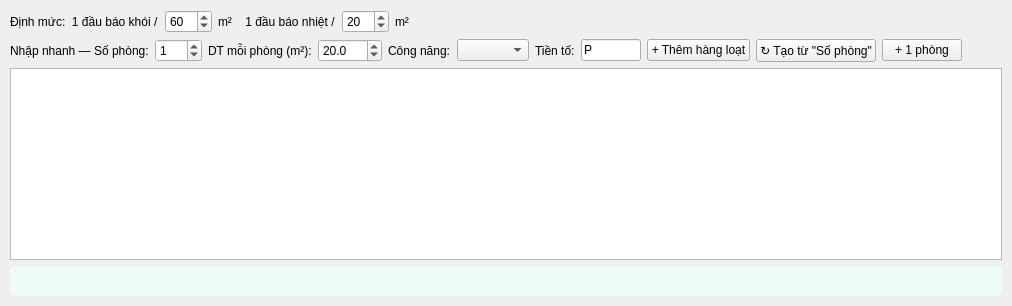
       <widget class="QWidget" name="tab_phong">
        <attribute name="title">
         <string>③ Gian phòng (báo cháy)</string>
        </attribute>
        <layout class="QVBoxLayout" name="lay_phong">
         <property name="leftMargin">
          <number>10</number>
         </property>
         <property name="topMargin">
          <number>10</number>
         </property>
         <property name="rightMargin">
          <number>10</number>
         </property>
         <property name="bottomMargin">
          <number>10</number>
         </property>
         <item>
          <layout class="QHBoxLayout" name="row_dm">
           <item>
            <widget class="QLabel" name="lab_dm1">
             <property name="text">
              <string>Định mức:  1 đầu báo khói /</string>
             </property>
            </widget>
           </item>
           <item>
            <widget class="QDoubleSpinBox" name="sp_dt_khoi">
             <property name="decimals">
              <number>0</number>
             </property>
             <property name="maximum">
              <double>999.000000000000000</double>
             </property>
             <property name="value">
              <double>60.000000000000000</double>
             </property>
            </widget>
           </item>
           <item>
            <widget class="QLabel" name="lab_dm2">
             <property name="text">
              <string>m²    1 đầu báo nhiệt /</string>
             </property>
            </widget>
           </item>
           <item>
            <widget class="QDoubleSpinBox" name="sp_dt_nhiet">
             <property name="decimals">
              <number>0</number>
             </property>
             <property name="maximum">
              <double>999.000000000000000</double>
             </property>
             <property name="value">
              <double>20.000000000000000</double>
             </property>
            </widget>
           </item>
           <item>
            <widget class="QLabel" name="lab_dm3">
             <property name="text">
              <string>m²</string>
             </property>
            </widget>
           </item>
           <item>
            <spacer name="sp1">
             <property name="orientation">
              <enum>Qt::Horizontal</enum>
             </property>
             <property name="sizeHint" stdset="0">
              <size>
               <width>40</width>
               <height>20</height>
              </size>
             </property>
            </spacer>
           </item>
          </layout>
         </item>
         <item>
          <layout class="QHBoxLayout" name="row_bulk">
           <item>
            <widget class="QLabel" name="lab_bk1">
             <property name="text">
              <string>Nhập nhanh — Số phòng:</string>
             </property>
            </widget>
           </item>
           <item>
            <widget class="QSpinBox" name="bk_n">
             <property name="maximum">
              <number>999</number>
             </property>
             <property name="value">
              <number>1</number>
             </property>
            </widget>
           </item>
           <item>
            <widget class="QLabel" name="lab_bk2">
             <property name="text">
              <string>DT mỗi phòng (m²):</string>
             </property>
            </widget>
           </item>
           <item>
            <widget class="QDoubleSpinBox" name="bk_dt">
             <property name="decimals">
              <number>1</number>
             </property>
             <property name="maximum">
              <double>9999.000000000000000</double>
             </property>
             <property name="value">
              <double>20.000000000000000</double>
             </property>
            </widget>
           </item>
           <item>
            <widget class="QLabel" name="lab_bk3">
             <property name="text">
              <string>Công năng:</string>
             </property>
            </widget>
           </item>
           <item>
            <widget class="QComboBox" name="bk_func" />
           </item>
           <item>
            <widget class="QLabel" name="lab_bk4">
             <property name="text">
              <string>Tiền tố:</string>
             </property>
            </widget>
           </item>
           <item>
            <widget class="QLineEdit" name="bk_pre">
             <property name="maximumSize">
              <size>
               <width>60</width>
               <height>16777215</height>
              </size>
             </property>
             <property name="text">
              <string>P</string>
             </property>
            </widget>
           </item>
           <item>
            <widget class="QPushButton" name="but_bulk_add">
             <property name="text">
              <string>+ Thêm hàng loạt</string>
             </property>
            </widget>
           </item>
           <item>
            <widget class="QPushButton" name="but_gen_rooms">
             <property name="text">
              <string>↻ Tạo từ "Số phòng"</string>
             </property>
            </widget>
           </item>
           <item>
            <widget class="QPushButton" name="but_add_room">
             <property name="text">
              <string>+ 1 phòng</string>
             </property>
            </widget>
           </item>
           <item>
            <spacer name="sp2">
             <property name="orientation">
              <enum>Qt::Horizontal</enum>
             </property>
             <property name="sizeHint" stdset="0">
              <size>
               <width>40</width>
               <height>20</height>
              </size>
             </property>
            </spacer>
           </item>
          </layout>
         </item>
         <item>
          <widget class="QTableWidget" name="tb_rooms" />
         </item>
         <item>
          <widget class="QLabel" name="lbl_phong_tong">
           <property name="styleSheet">
            <string notr="true">padding:8px; background:#ecfdf5; border-radius:6px;</string>
           </property>
           <property name="text">
            <string />
           </property>
          </widget>
         </item>
        </layout>
       </widget>
